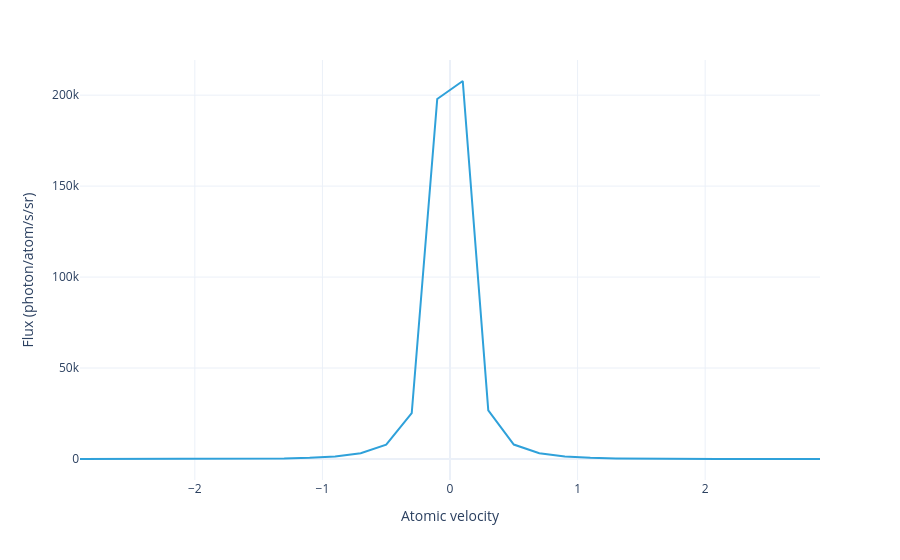

Source (notebook cell):
### Code cell
#|notest
model.flux_distribution(sol).visualize()

### Figure 1 — Plotly figure (JSON) as saved in the notebook; plotly's stock layout.template omitted (floating-point values rounded to 4 significant figures)
{"data": [{"hovertemplate": "Atomic velocity=%{x}<br>Flux (photon/atom/s/sr)=%{y}<extra></extra>", "legendgroup": "", "line": {"color": "#2fa1da", "dash": "solid"}, "marker": {"symbol": "circle"}, "mode": "lines", "name": "", "orientation": "v", "showlegend": false, "type": "scatter", "x": [-2.9, -2.7, -2.5, -2.3, -2.1, -1.9, -1.7, -1.5, -1.3, -1.1, -0.9, -0.7, -0.5, -0.3, -0.1, 0.1, 0.3, 0.5, 0.7, 0.9, 1.1, 1.3, 1.5, 1.7, 1.9, 2.1, 2.3, 2.5, 2.7, 2.9], "xaxis": "x", "y": [0.07748, 0.269, 0.8728, 2.651, 7.555, 20.27, 51.38, 123.8, 285.7, 639.3, 1414.0, 3194.0, 7887.0, 25170.0, 197900.0, 207800.0, 26750.0, 7955.0, 3204.0, 1416.0, 640.0, 285.9, 123.9, 51.41, 20.28, 7.558, 2.652, 0.8731, 0.2691, 0.07751], "yaxis": "y"}], "layout": {"legend": {"title": {}, "tracegroupgap": 0}, "margin": {"t": 60}, "xaxis": {"anchor": "y", "domain": [0, 1], "title": {"text": "Atomic velocity"}}, "yaxis": {"anchor": "x", "domain": [0, 1], "title": {"text": "Flux (photon/atom/s/sr)"}}}}
